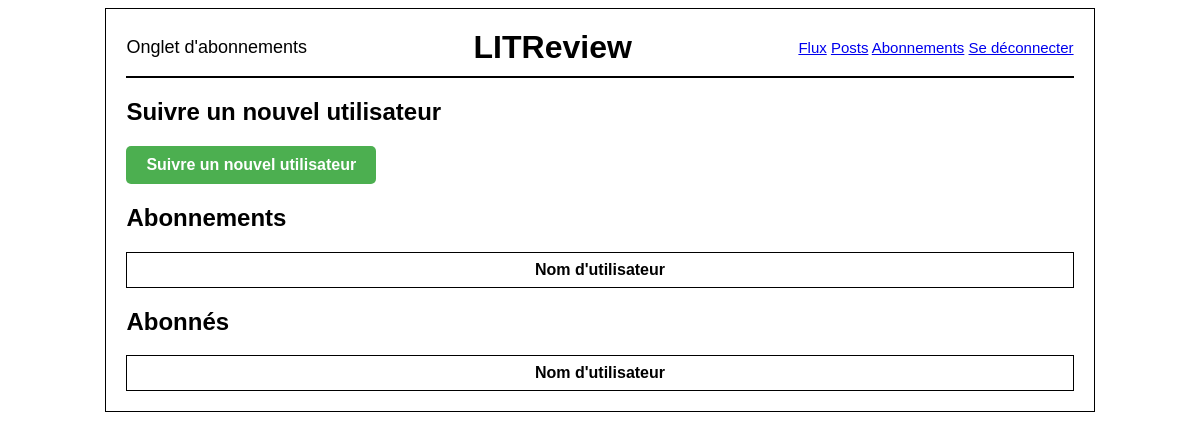
/user-followed/ (signed in), run on an earlier commit of the app's database.
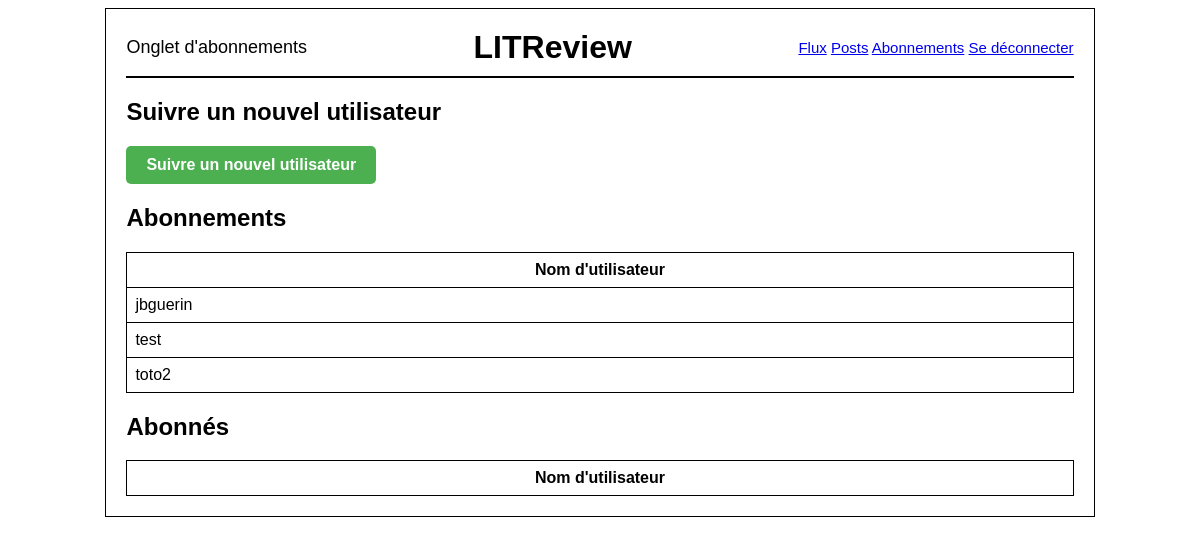
And on a later commit of the database.
### review/models.py (models this page shows, shortened)
class UserFollows(models.Model):
    user = models.ForeignKey(User, on_delete=models.CASCADE, related_name='following')
    followed_user = models.ForeignKey(User, on_delete=models.CASCADE, related_name='followers')
    class Meta:
        unique_together = ('user', 'followed_user')

### authentification/models.py (models this page shows)
class User(AbstractUser):
    REVIEW_CREATOR = 'CREATOR'
    SUBSCRIBER = 'SUBSCRIBER'
    ROLE_CHOICES = (
        (REVIEW_CREATOR, 'créateur de review'),
        (SUBSCRIBER, 'abonné'),
    )
    role = models.CharField(max_length=30, choices=ROLE_CHOICES, verbose_name='rôle', default= REVIEW_CREATOR)
    follows = models.ManyToManyField(
        'self',
        limit_choices_to={'role': REVIEW_CREATOR},
        symmetrical=False,
        verbose_name='follow'
    )
    pass

### review/views.py (the view)
# urls.py: path('user-followed/', review.views.user_followed_list, name='user_followed_list'),
def user_followed_list(request):
    user = request.user
    users_followed = UserFollows.objects.filter(user=user)
    followers = UserFollows.objects.filter(followed_user=user)
    return render(request, 'review/user_followed_list.html', {
        'users_followed': users_followed,
        'followers': followers,
    })

### review/templates/review/user_followed_list.html (shortened to what this page needs)
{% extends 'base.html' %}
{% block title %} Onglet d'abonnements {% endblock title %}
{% block content %}
<h2>Suivre un nouvel utilisateur</h2>
<a href="{% url 'user_followed_create' %}" style="
    display: inline-block;
    padding: 10px 20px;
    background-color: #4CAF50;
    color: white;
    text-align: center;
    border-radius: 5px;
    text-decoration: none;
    font-weight: bold;">
    Suivre un nouvel utilisateur
</a>
<h2>Abonnements</h2>
<table style="width:100%; border-collapse: collapse;">
    <tr>
        <th style="border: 1px solid black; padding: 8px;">Nom d'utilisateur</th>
    </tr>
    {% for user_followed in users_followed %}
    <tr>
        <td style="border: 1px solid black; padding: 8px;">{{ user_followed.followed_user.username }}</td>
    </tr>
    {% endfor %}
</table>
<h2>Abonnés</h2>
<table style="width:100%; border-collapse: collapse;">
    <tr>
        <th style="border: 1px solid black; padding: 8px;">Nom d'utilisateur</th>
    </tr>
</table>
{% endblock %}

What changed in the data, as far as the page shows it:
added UserFollows: followed_user.username "jbguerin"
added UserFollows: followed_user.username "test"
added UserFollows: followed_user.username "toto2"
